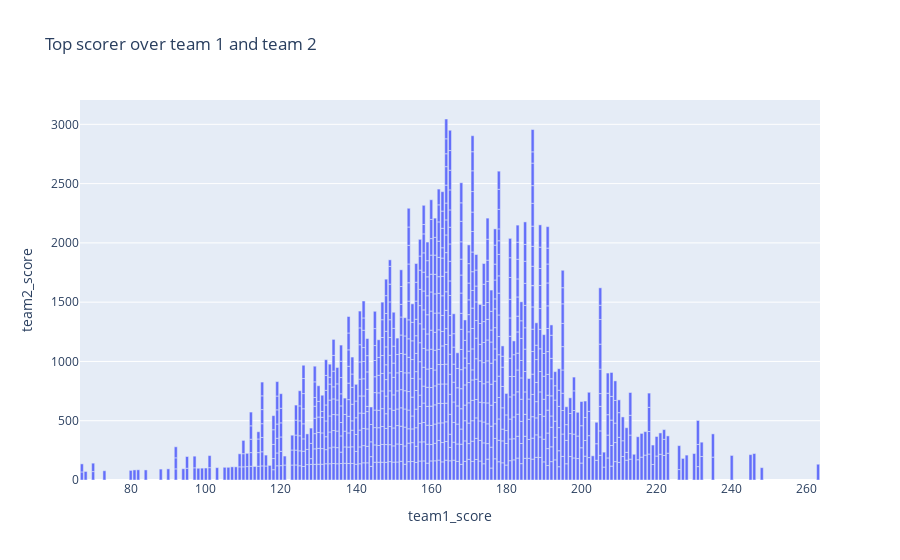

Notebook code for this chart:
### Markdown cell above
# IF Top scorer over team 1 and team 2

### Code cell
figure=px.bar(data, x=data["team1_score"],y=data["team2_score"],title="Top scorer over team 1 and team 2")
figure.show()

### Figure 1 — Plotly figure (JSON) as saved in the notebook; plotly's stock layout.template omitted (floating-point values rounded to 4 significant figures; data arrays with more than 128 entries replaced by an {"elided": "..."} marker saying what was removed)
{"data": [{"alignmentgroup": "True", "hovertemplate": "team1_score=%{x}<br>team2_score=%{y}<extra></extra>", "legendgroup": "", "marker": {"color": "#636efa", "pattern": {"shape": ""}}, "name": "", "offsetgroup": "", "orientation": "v", "showlegend": false, "textposition": "auto", "type": "bar", "x": {"elided": "958 int values"}, "xaxis": "x", "y": {"elided": "958 int values"}, "yaxis": "y"}], "layout": {"autosize": true, "barmode": "relative", "legend": {"tracegroupgap": 0}, "title": {"text": "Top scorer over team 1 and team 2"}, "xaxis": {"anchor": "y", "autorange": true, "domain": [0, 1], "range": [66.5, 263.5], "title": {"text": "team1_score"}, "type": "linear"}, "yaxis": {"anchor": "x", "autorange": true, "domain": [0, 1], "range": [0, 3205.0], "title": {"text": "team2_score"}, "type": "linear"}}}
